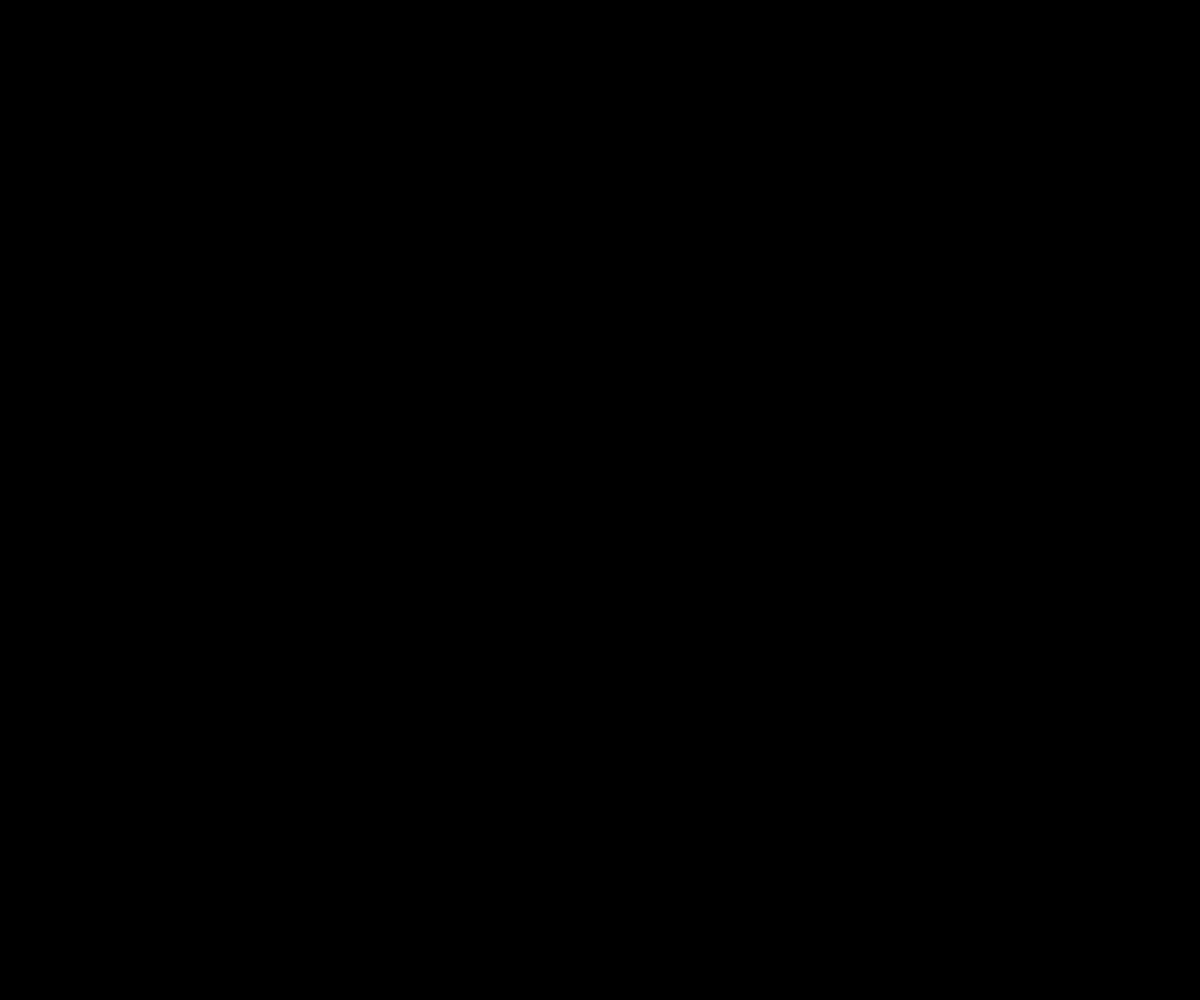
Frame 1 (no input)
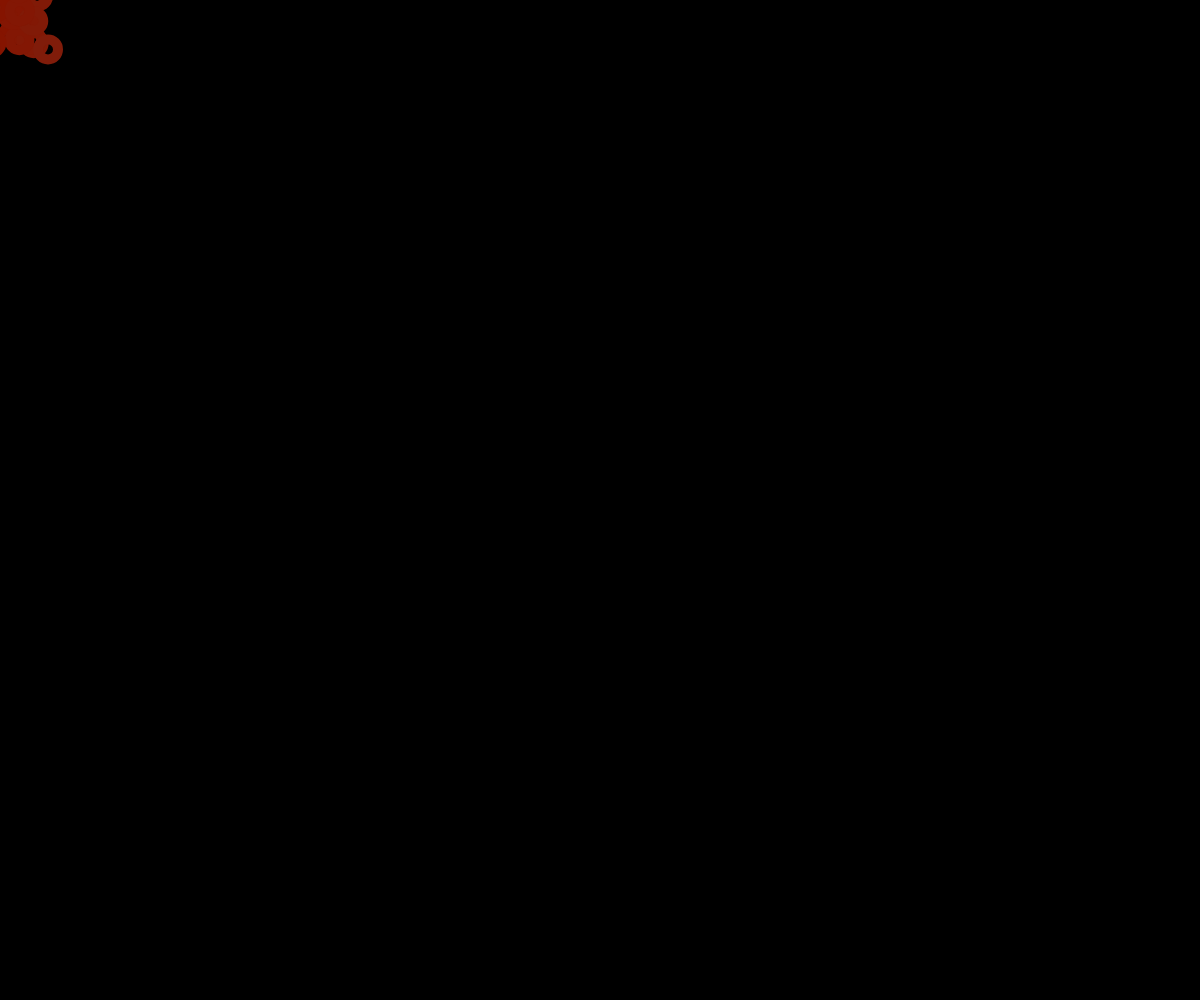
Frame 60 (no input)
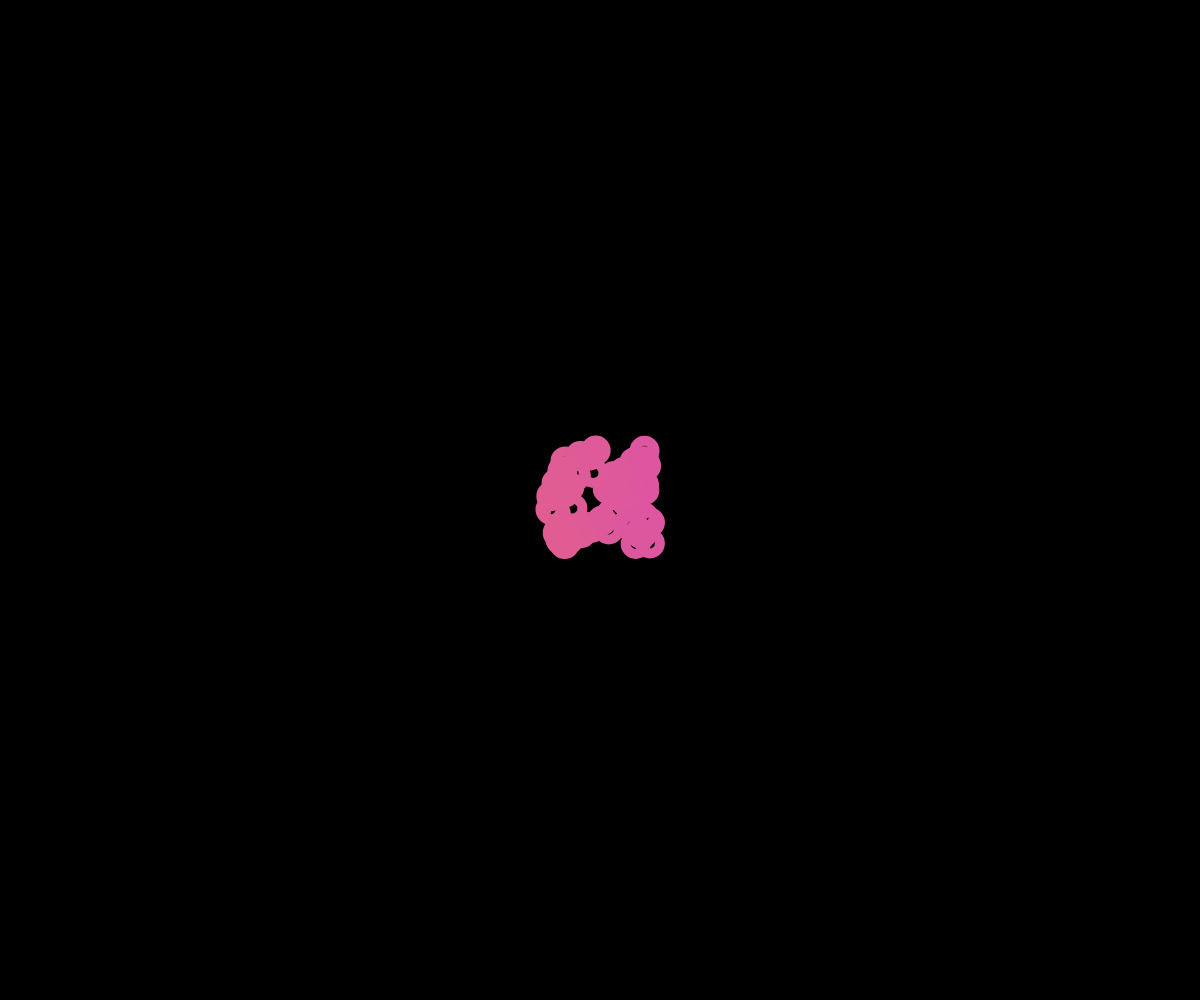
Frame 120 (the mouse pressed at the canvas centre since frame 60)

The p5.js sketch that drew these frames (run headless with seeded random() and noise() and a simulated clock; from frame 60 on, the mouse is pressed at the canvas centre):

// p5.js sketch
// ── sketch.js
let col, col1, col2;

function setup(){
 createCanvas(windowWidth,windowHeight); 
 background(0);
 noStroke();
 strokeWeight(10)
 noFill()

 col1 = color("#851400");
 col2 = color("#00e2f2");

}

function draw(){


// let x = random(width);
// let y = random(height);

let x = mouseX+ random(50,-50)
let y = mouseY + random(-50,50);

let i = map(x,0,width,0,1)

 col = lerpColor(col1, col2,i)



 stroke(col);

 ellipse(x, y, 20);

}

function mousePressed(){
    background(0);   
    col1= color(random(255), random(255), random(255))
    col2= color(random(255), random(255), random(255))
}

function mouseDragged(){
//  stroke(col);
//  line(pmouseX, pmouseY,mouseX, mouseY);
}

function keyPressed(){
    background(255);  
}
